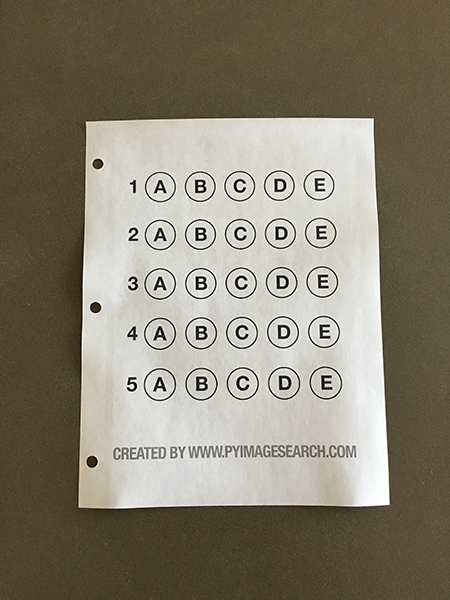
#> input picture Computer vision/OpenCV project/Chapter 5 Answer - sheet Recognition and Marking/images/example_test.png, 450 x 600 px
$ python get_answer.py --image images/example_test.png
#> lines starting #> are read from the running program, lines starting #| are printed output that depends on the picture; after the words box and inside, x2 and y2 are one past the last pixel; in counts of white or black regions, pixels touching at a corner belong together
#导入工具包
import numpy as np
import argparse
import imutils
import cv2

# 设置参数
ap = argparse.ArgumentParser()
ap.add_argument("-i", "--image", required=True,
	help="path to the input image")
args = vars(ap.parse_args())

# 正确答案
ANSWER_KEY = {0: 1, 1: 4, 2: 0, 3: 3, 4: 1}

def order_points(pts):
	# 一共4个坐标点
	rect = np.zeros((4, 2), dtype = "float32")

	# 按顺序找到对应坐标0123分别是 左上，右上，右下，左下
	# 计算左上，右下
	s = pts.sum(axis = 1)
	rect[0] = pts[np.argmin(s)]
	rect[2] = pts[np.argmax(s)]

	# 计算右上和左下
	diff = np.diff(pts, axis = 1)
	rect[1] = pts[np.argmin(diff)]
	rect[3] = pts[np.argmax(diff)]

	return rect

def four_point_transform(image, pts):
	# 获取输入坐标点
	rect = order_points(pts)
	(tl, tr, br, bl) = rect

	# 计算输入的w和h值
	widthA = np.sqrt(((br[0] - bl[0]) ** 2) + ((br[1] - bl[1]) ** 2))
	widthB = np.sqrt(((tr[0] - tl[0]) ** 2) + ((tr[1] - tl[1]) ** 2))
	maxWidth = max(int(widthA), int(widthB))

	heightA = np.sqrt(((tr[0] - br[0]) ** 2) + ((tr[1] - br[1]) ** 2))
	heightB = np.sqrt(((tl[0] - bl[0]) ** 2) + ((tl[1] - bl[1]) ** 2))
	maxHeight = max(int(heightA), int(heightB))

	# 变换后对应坐标位置
	dst = np.array([
		[0, 0],
		[maxWidth - 1, 0],
		[maxWidth - 1, maxHeight - 1],
		[0, maxHeight - 1]], dtype = "float32")

	# 计算变换矩阵
	M = cv2.getPerspectiveTransform(rect, dst)
	warped = cv2.warpPerspective(image, M, (maxWidth, maxHeight))

	# 返回变换后结果
	return warped
def sort_contours(cnts, method="left-to-right"):
    reverse = False
    i = 0
    if method == "right-to-left" or method == "bottom-to-top":
        reverse = True
    if method == "top-to-bottom" or method == "bottom-to-top":
        i = 1
    boundingBoxes = [cv2.boundingRect(c) for c in cnts]
    (cnts, boundingBoxes) = zip(*sorted(zip(cnts, boundingBoxes),
                                        key=lambda b: b[1][i], reverse=reverse))
    return cnts, boundingBoxes
def cv_show(name,img):
        cv2.imshow(name, img)
        cv2.waitKey(0)
        cv2.destroyAllWindows()

# 预处理
image = cv2.imread(args["image"])
#> image is the input picture: shape (600, 450, 3); mean B, G, R 112.8, 129, 136.3
contours_img = image.copy()
gray = cv2.cvtColor(image, cv2.COLOR_BGR2GRAY)
blurred = cv2.GaussianBlur(gray, (5, 5), 0)
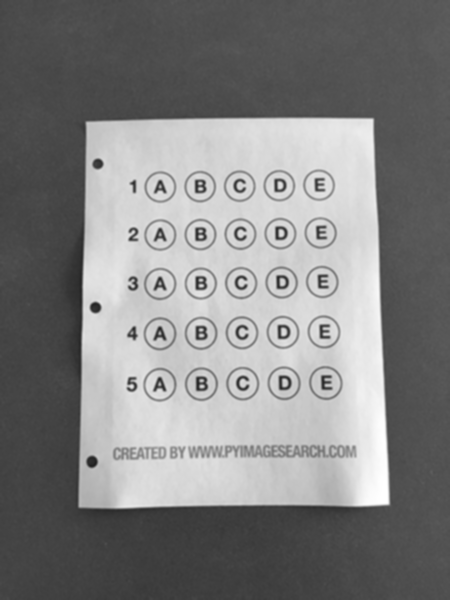
#> blurred: shape (600, 450); min 33, max 255, mean 129.4
cv_show('blurred',blurred)
edged = cv2.Canny(blurred, 75, 200)
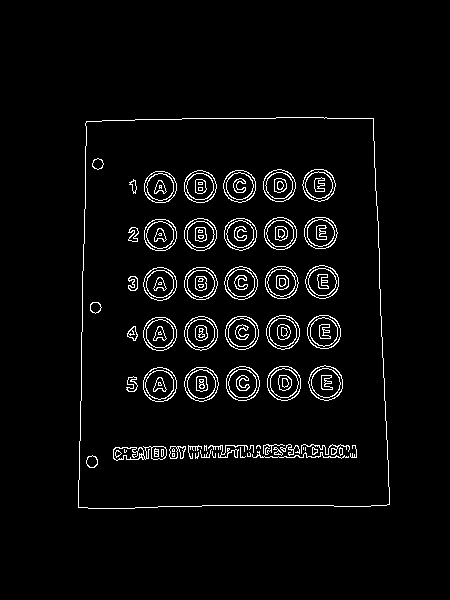
#> edged: shape (600, 450); 3.8% white in thin lines or dots, all inside (x1, y1, x2, y2) = (78, 117, 390, 509)
cv_show('edged',edged)

# 轮廓检测
cnts = cv2.findContours(edged.copy(), cv2.RETR_EXTERNAL,
	cv2.CHAIN_APPROX_SIMPLE)
#> cnts = 1 contour; box (x1, y1, x2, y2) and area: (78, 117, 390, 509) 115793
cnts = imutils.grab_contours(cnts)  # 使用 imutils 来处理不同版本的返回值
cv2.drawContours(contours_img,cnts,-1,(0,0,255),3)
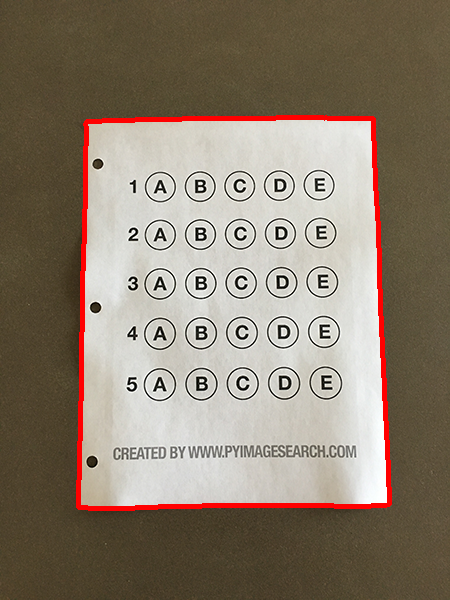
#> contours_img: shape (600, 450, 3); 2.53% of pixels changed, all inside (x1, y1, x2, y2) = (76, 115, 392, 511)
cv_show('contours_img',contours_img)
docCnt = None

# 确保检测到了
if len(cnts) > 0:
	# 根据轮廓大小进行排序
	cnts = sorted(cnts, key=cv2.contourArea, reverse=True)

	# 遍历每一个轮廓
	for c in cnts:
		# 近似
		peri = cv2.arcLength(c, True)
		approx = cv2.approxPolyDP(c, 0.02 * peri, True)

		# 准备做透视变换
		if len(approx) == 4:
			docCnt = approx
			break
#> this loop made 1 pass
#> (peri, docCnt) on pass 1: (1386.6, [[373, 118], [86, 121], [78, 507], [389, 504]])

# 执行透视变换

warped = four_point_transform(gray, docCnt.reshape(4, 2))
#> in order_points, `s = pts.sum(axis = 1)`: s = [491, 207, 585, 893]
#> in order_points, `diff = np.diff(pts, axis = 1)`: diff = [-255, 35, 429, 115]
#> in four_point_transform, `rect = order_points(pts)`: rect = [[86, 121], [373, 118], [389, 504], [78, 507]]
#> in four_point_transform, `(tl, tr, br, bl) = rect`: tl = [86, 121]; tr = [373, 118]; br = [389, 504]; bl = [78, 507]
#> in four_point_transform, `widthA = np.sqrt(((br[0] - bl[0]) ** 2) + ((br[1] - bl[1]) ** 2))`: widthA = 311
#> in four_point_transform, `widthB = np.sqrt(((tr[0] - tl[0]) ** 2) + ((tr[1] - tl[1]) ** 2))`: widthB = 287
#> in four_point_transform, `maxWidth = max(int(widthA), int(widthB))`: maxWidth = 311
#> in four_point_transform, `heightA = np.sqrt(((tr[0] - br[0]) ** 2) + ((tr[1] - br[1]) ** 2))`: heightA = 386.3
#> in four_point_transform, `heightB = np.sqrt(((tl[0] - bl[0]) ** 2) + ((tl[1] - bl[1]) ** 2))`: heightB = 386.1
#> in four_point_transform, `maxHeight = max(int(heightA), int(heightB))`: maxHeight = 386
#> in four_point_transform, `dst = np.array([ [0, 0], [maxWidth - 1, 0], [maxWidth - 1, maxHeight -..`: dst = [[0, 0], [310, 0], [310, 385], [0, 385]]
#> in four_point_transform, `M = cv2.getPerspectiveTransform(rect, dst)`: M = [[1.11, 0.023, -98.29], [0.0116, 1.11, -135.4], [4.47e-06, 0.000223, 1]]
cv_show('warped',warped)
# Otsu's 阈值处理
thresh = cv2.threshold(warped, 0, 255,
	cv2.THRESH_BINARY_INV | cv2.THRESH_OTSU)[1]
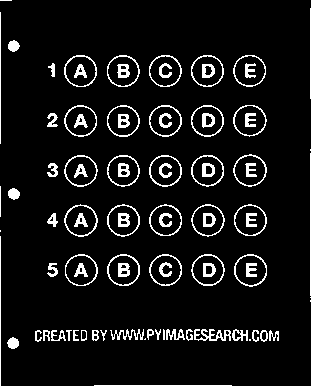
#> thresh: shape (386, 311); 7.9% white in thin lines or dots
cv_show('thresh',thresh)
thresh_Contours = thresh.copy()
# 找到每一个圆圈轮廓
cnts = cv2.findContours(thresh.copy(), cv2.RETR_EXTERNAL,
	cv2.CHAIN_APPROX_SIMPLE)
#> cnts = 65 contours, 18 with area under 20; largest, box (x1, y1, x2, y2) and area: (234, 254, 267, 287) 808, (233, 154, 267, 187) 799, (64, 55, 97, 87) 798, (64, 204, 98, 237) 797, (191, 55, 224, 87) 794
cnts = imutils.grab_contours(cnts)  # 使用 imutils 来处理不同版本的返回值
cv2.drawContours(thresh_Contours,cnts,-1,(0,0,255),3)
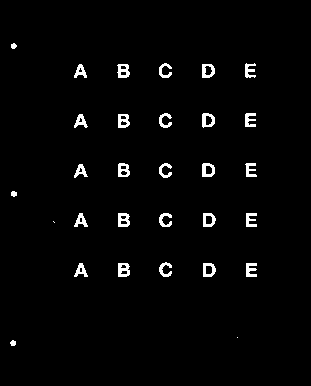
#> thresh_Contours: shape (386, 311); 2.3% white; 30 white regions (2 under 20 px)
cv_show('thresh_Contours',thresh_Contours)
questionCnts = []

# 遍历
for c in cnts:
	# 计算比例和大小
	(x, y, w, h) = cv2.boundingRect(c)
	ar = w / float(h)

	# 根据实际情况指定标准
	if w >= 20 and h >= 20 and ar >= 0.9 and ar <= 1.1:
		questionCnts.append(c)
#> this loop made 65 passes
#> (x, y, w, h, ar) on passes 4 to 15: (7, 337, 12, 12, 1), (269, 330, 10, 11, 0.909), (260, 330, 8, 12, 0.667), (252, 330, 7, 12, 0.583), (100, 330, 7, 11, 0.636), (92, 330, 7, 11, 0.636), (81, 330, 6, 11, 0.545), (73, 330, 6, 11, 0.545), (66, 330, 6, 11, 0.545), (51, 330, 15, 11, 1.36), (43, 330, 7, 11, 0.636), (35, 330, 7, 12, 0.583)
#> (c, x, y, w, h, ar) on passes 1, 2, 3, 20, 24, 32: ([[94, 385], [231, 385]], 94, 385, 138, 1, 138), ([[249, 339], [249, 340], [250, 340], [250, 339]], 249, 339, 2, 2, 1), ([[145, 338], [144, 339], [145, 339]], 144, 338, 2, 2, 1), ([[163, 329], [163, 339], [164, 339], [164, 330]], 163, 329, 2, 11, 0.182), ([[310, 300], [310, 301]], 310, 300, 1, 2, 0.5), ([[0, 236], [0, 385]], 0, 236, 1, 150, 0.00667)
#> after the loop, questionCnts = 25 contours; largest, box (x1, y1, x2, y2) and area: (234, 254, 267, 287) 808, (233, 154, 267, 187) 799, (64, 55, 97, 87) 798, (64, 204, 98, 237) 797, (191, 55, 224, 87) 794

# 按照从上到下进行排序
questionCnts = sort_contours(questionCnts,
	method="top-to-bottom")[0]
#> in sort_contours, `boundingBoxes = [cv2.boundingRect(c) for c in cnts]`: boundingBoxes = 25 items, first 6: (234, 254, 33, 33), (191, 254, 34, 32), (149, 254, 33, 32), (107, 254, 33, 32), (65, 254, 33, 32), (234, 204, 33, 32)
#> in sort_contours, `(cnts, boundingBoxes) = zip(*sorted(zip(cnts, boundingBoxes), key=lamb..`: cnts has the same summary as questionCnts outside sort_contours; boundingBoxes = 25 items, first 6: (233, 55, 33, 32), (191, 55, 33, 32), (149, 55, 33, 32), (107, 55, 33, 32), (64, 55, 33, 32), (233, 105, 34, 32)
correct = 0

# 每排有5个选项
for (q, i) in enumerate(np.arange(0, len(questionCnts), 5)):
	# 排序
	cnts = sort_contours(questionCnts[i:i + 5])[0]
	bubbled = None

	# 遍历每一个结果
	for (j, c) in enumerate(cnts):
		# 使用mask来判断结果
		mask = np.zeros(thresh.shape, dtype="uint8")
		cv2.drawContours(mask, [c], -1, 255, -1) #-1表示填充
		cv_show('mask',mask)
		# 通过计算非零点数量来算是否选择这个答案
		mask = cv2.bitwise_and(thresh, thresh, mask=mask)
		total = cv2.countNonZero(mask)

		# 通过阈值判断
		if bubbled is None or total > bubbled[0]:
			bubbled = (total, j)

	# 对比正确答案
	color = (0, 0, 255)
	k = ANSWER_KEY[q]

	# 判断正确
	if k == bubbled[1]:
		color = (0, 255, 0)
		correct += 1

	# 绘图
	cv2.drawContours(warped, [cnts[k]], -1, color, 3)
#> this loop made 5 passes
#> (color, k, correct) on passes 1, 5: ((0, 255, 0), 1, 1), ((0, 255, 0), 1, 2)
#> (color, k) on passes 2 to 4: ((0, 0, 255), 4), ((0, 0, 255), 0), ((0, 0, 255), 3)
#> mask: shape (386, 311); 0.24% white in thin lines or dots, all inside (x1, y1, x2, y2) = (234, 254, 267, 287)
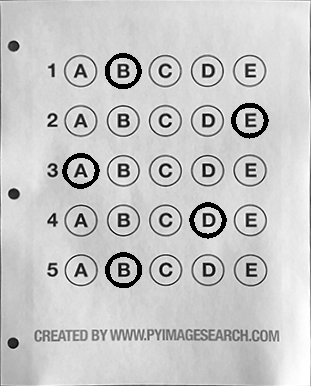
#> warped: shape (386, 311); min 0, max 255, mean 199
#> after the loop, correct = 2


score = (correct / 5.0) * 100
#> score = 40
print("[INFO] score: {:.2f}%".format(score))
#| [INFO] score: 40.00%
cv2.putText(warped, "{:.2f}%".format(score), (10, 30),
	cv2.FONT_HERSHEY_SIMPLEX, 0.9, (0, 0, 255), 2)
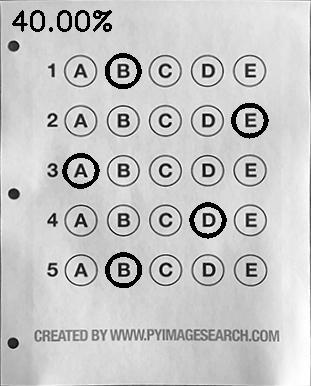
#> warped: shape (386, 311); 0.7% of pixels changed, all inside (x1, y1, x2, y2) = (12, 10, 112, 32)
cv2.imshow("Original", image)
cv2.imshow("Exam", warped)
cv2.waitKey(0)

$ run again, on Computer vision/OpenCV project/Chapter 5 Answer - sheet Recognition and Marking/images/test_04.png
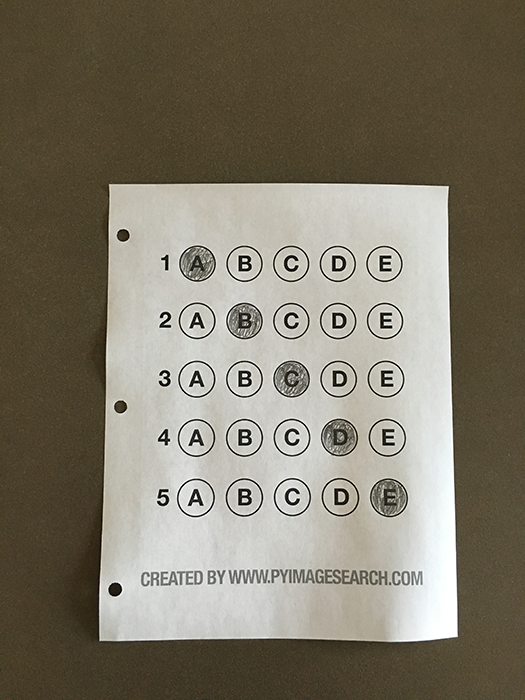
#> input picture Computer vision/OpenCV project/Chapter 5 Answer - sheet Recognition and Marking/images/test_04.png, 525 x 700 px
#> image is the input picture: shape (700, 525, 3); mean B, G, R 105.3, 120.7, 126.9
#> `edged = cv2.Canny(blurred, 75, 200)`:
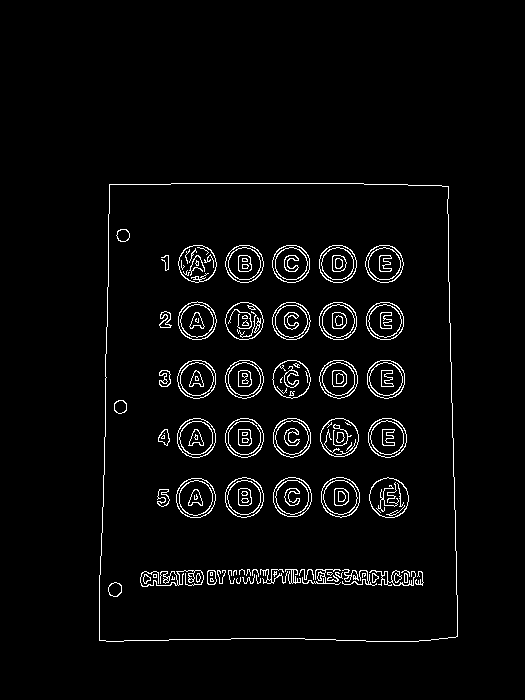
#> edged: shape (700, 525); 3.3% white in thin lines or dots, all inside (x1, y1, x2, y2) = (99, 183, 458, 642)
#> `cnts = cv2.findContours(edged.copy(), cv2.RETR_EXTERNAL, cv2.CHAIN_APP..`: cnts = 1 contour; box (x1, y1, x2, y2) and area: (99, 183, 458, 642) 158452
#> contours_img: shape (700, 525, 3); 2.18% of pixels changed, all inside (x1, y1, x2, y2) = (97, 181, 460, 644)
#> the loop `for c in cnts:` made 1 pass
#> (peri, docCnt) on pass 1: (1619.2, [[109, 184], [99, 640], [457, 636], [448, 186]])
#> s = [293, 739, 1093, 634]
#> diff = [75, 541, 179, -262]
#> rect = [[109, 184], [448, 186], [457, 636], [99, 640]]
#> tl = [109, 184]; tr = [448, 186]; br = [457, 636]; bl = [99, 640]
#> widthA = 358
#> widthB = 339
#> maxWidth = 358
#> heightA = 450.1
#> heightB = 456.1
#> maxHeight = 456
#> dst = [[0, 0], [357, 0], [357, 455], [0, 455]]
#> M = [[1.06, 0.0232, -119.7], [-0.00633, 1.07, -196.9], [-3.89e-05, 0.000125, 1]]
#> thresh: shape (456, 358); 9.3% white; 86 white regions (11 under 20 px)
#> `cnts = cv2.findContours(thresh.copy(), cv2.RETR_EXTERNAL, cv2.CHAIN_AP..`: cnts = 65 contours, 15 with area under 20; largest, box (x1, y1, x2, y2) and area: (271, 301, 310, 339) 1120, (221, 300, 260, 339) 1114, (270, 241, 309, 280) 1109, (75, 300, 114, 338) 1098, (220, 64, 259, 102) 1094
#> thresh_Contours: shape (456, 358); 3.9% white; 34 white regions (6 under 20 px)
#> the loop `for c in cnts:` made 65 passes
#> (x, y, w, h, ar) on passes 1, 4, 6, 9, 11, 13, 14, 15: (179, 455, 1, 1, 1), (153, 455, 1, 1, 1), (0, 453, 1, 1, 1), (8, 401, 14, 13, 1.08), (319, 396, 1, 1, 1), (312, 393, 3, 12, 0.25), (302, 392, 8, 14, 0.571), (292, 392, 9, 14, 0.643)
#> after the loop `for c in cnts:`: questionCnts = 25 contours; largest, box (x1, y1, x2, y2) and area: (271, 301, 310, 339) 1120, (221, 300, 260, 339) 1114, (270, 241, 309, 280) 1109, (75, 300, 114, 338) 1098, (220, 64, 259, 102) 1094
#> in sort_contours, `boundingBoxes = [cv2.boundingRect(c) for c in cnts]`: boundingBoxes = 25 items, first 6: (271, 301, 39, 38), (221, 300, 39, 39), (173, 300, 38, 38), (124, 300, 38, 38), (75, 300, 39, 38), (270, 241, 39, 39)
#> in sort_contours, `(cnts, boundingBoxes) = zip(*sorted(zip(cnts, boundingBoxes), key=lamb..`: cnts has the same summary as questionCnts outside sort_contours; boundingBoxes = 25 items, first 6: (269, 64, 39, 38), (220, 64, 39, 38), (172, 64, 38, 38), (123, 64, 38, 38), (74, 64, 38, 38), (269, 123, 38, 38)
#> the loop `for (q, i) in enumerate(np.arange(0, len(questionCnts), 5)):` made 5 passes
#> (color, k, correct) on pass 4: ((0, 255, 0), 3, 1)
#> after the loop `for (q, i) in enumerate(np.arange(0, len(questionCnts), 5)):`: correct = 1
#> score = 20
#| [INFO] score: 20.00%
#> `cv2.putText(warped, "{:.2f}%".format(score), (10, 30), cv2.FONT_HERSHE..`:
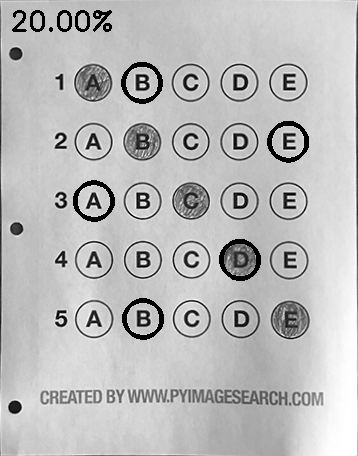
#> warped: shape (456, 358); min 0, max 255, mean 186.9
